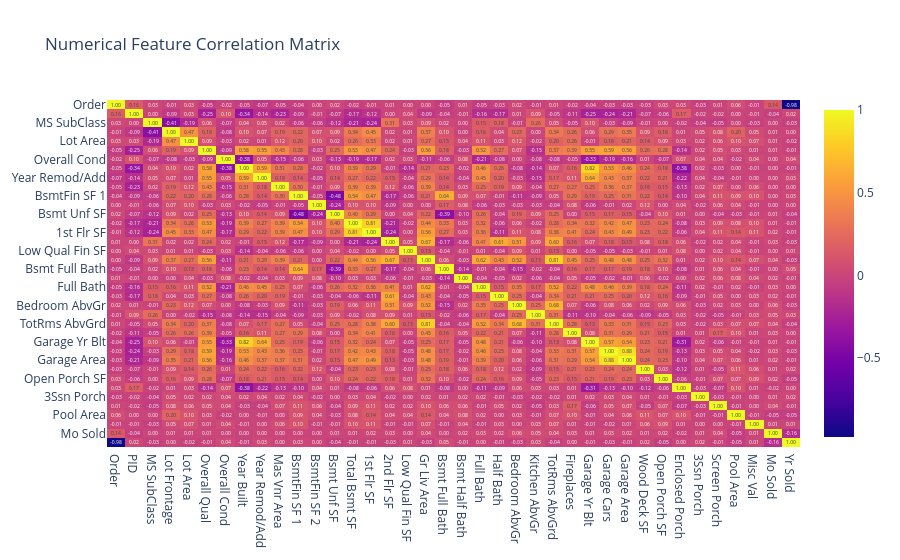

The code cell stored with this chart in its notebook:
### Code cell
fig = px.imshow(
    feature_correlation,
    text_auto=".2f",
    aspect="auto",
    title="Numerical Feature Correlation Matrix"
)

fig.show()

### Figure 1 — Plotly figure (JSON) as saved in the notebook; plotly's stock layout.template omitted (floating-point values rounded to 4 significant figures; data arrays with more than 128 entries replaced by an {"elided": "..."} marker saying what was removed)
{"data": [{"coloraxis": "coloraxis", "hovertemplate": "x: %{x}<br>y: %{y}<br>color: %{z}<extra></extra>", "name": "0", "texttemplate": "%{z:.2f}", "type": "heatmap", "x": ["Order", "PID", "MS SubClass", "Lot Frontage", "Lot Area", "Overall Qual", "Overall Cond", "Year Built", "Year Remod/Add", "Mas Vnr Area", "BsmtFin SF 1", "BsmtFin SF 2", "Bsmt Unf SF", "Total Bsmt SF", "1st Flr SF", "2nd Flr SF", "Low Qual Fin SF", "Gr Liv Area", "Bsmt Full Bath", "Bsmt Half Bath", "Full Bath", "Half Bath", "Bedroom AbvGr", "Kitchen AbvGr", "TotRms AbvGrd", "Fireplaces", "Garage Yr Blt", "Garage Cars", "Garage Area", "Wood Deck SF", "Open Porch SF", "Enclosed Porch", "3Ssn Porch", "Screen Porch", "Pool Area", "Misc Val", "Mo Sold", "Yr Sold"], "xaxis": "x", "y": ["Order", "PID", "MS SubClass", "Lot Frontage", "Lot Area", "Overall Qual", "Overall Cond", "Year Built", "Year Remod/Add", "Mas Vnr Area", "BsmtFin SF 1", "BsmtFin SF 2", "Bsmt Unf SF", "Total Bsmt SF", "1st Flr SF", "2nd Flr SF", "Low Qual Fin SF", "Gr Liv Area", "Bsmt Full Bath", "Bsmt Half Bath", "Full Bath", "Half Bath", "Bedroom AbvGr", "Kitchen AbvGr", "TotRms AbvGrd", "Fireplaces", "Garage Yr Blt", "Garage Cars", "Garage Area", "Wood Deck SF", "Open Porch SF", "Enclosed Porch", "3Ssn Porch", "Screen Porch", "Pool Area", "Misc Val", "Mo Sold", "Yr Sold"], "yaxis": "y", "z": {"elided": "38x38 float values"}}], "layout": {"coloraxis": {"colorscale": [[0, "#0d0887"], [0.1111, "#46039f"], [0.2222, "#7201a8"], [0.3333, "#9c179e"], [0.4444, "#bd3786"], [0.5556, "#d8576b"], [0.6667, "#ed7953"], [0.7778, "#fb9f3a"], [0.8889, "#fdca26"], [1, "#f0f921"]]}, "title": {"text": "Numerical Feature Correlation Matrix"}, "xaxis": {"anchor": "y", "domain": [0, 1]}, "yaxis": {"anchor": "x", "autorange": "reversed", "domain": [0, 1]}}}
